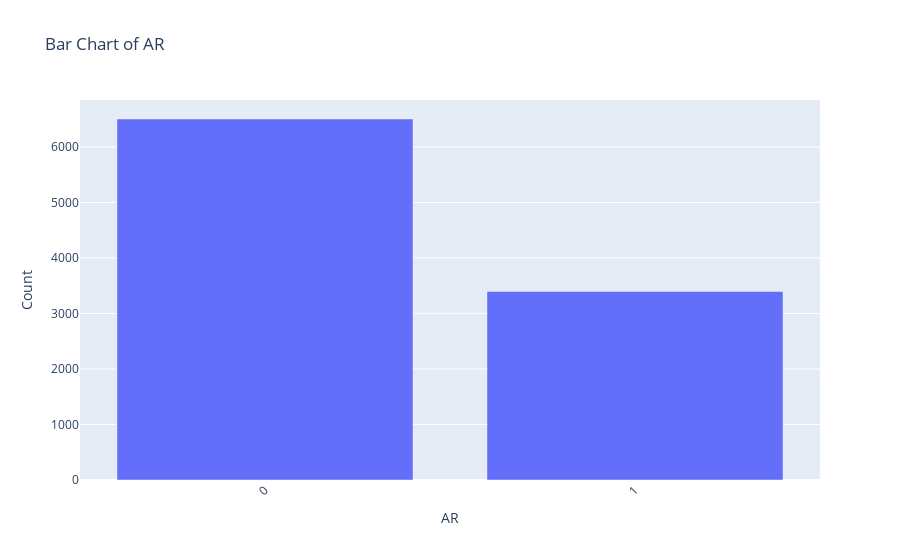
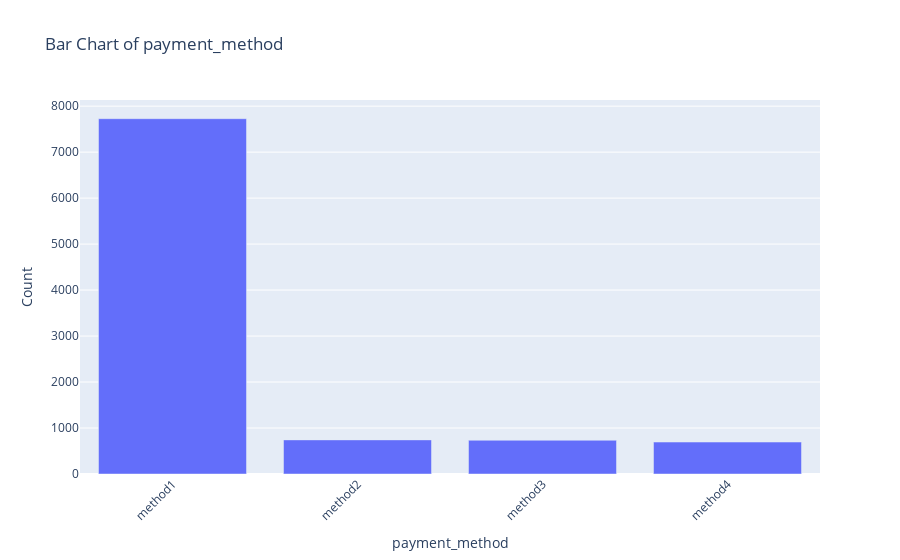
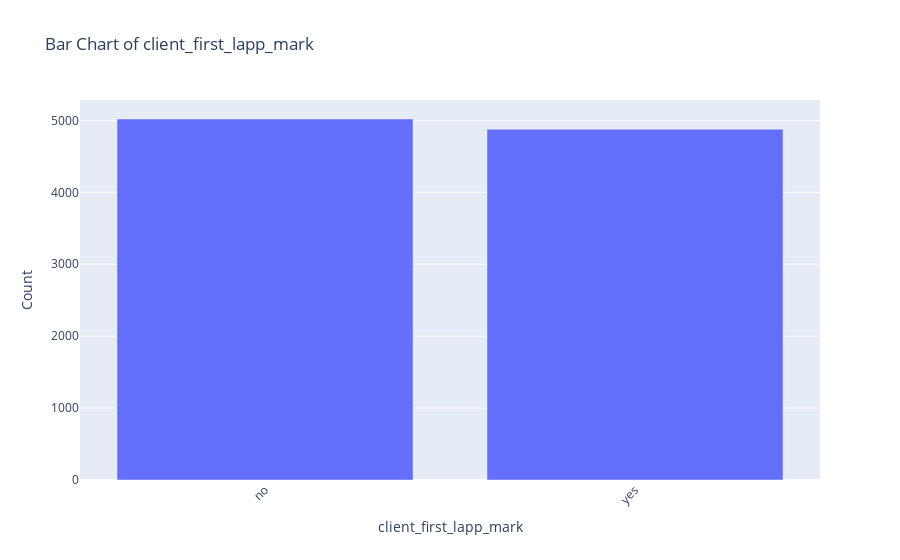
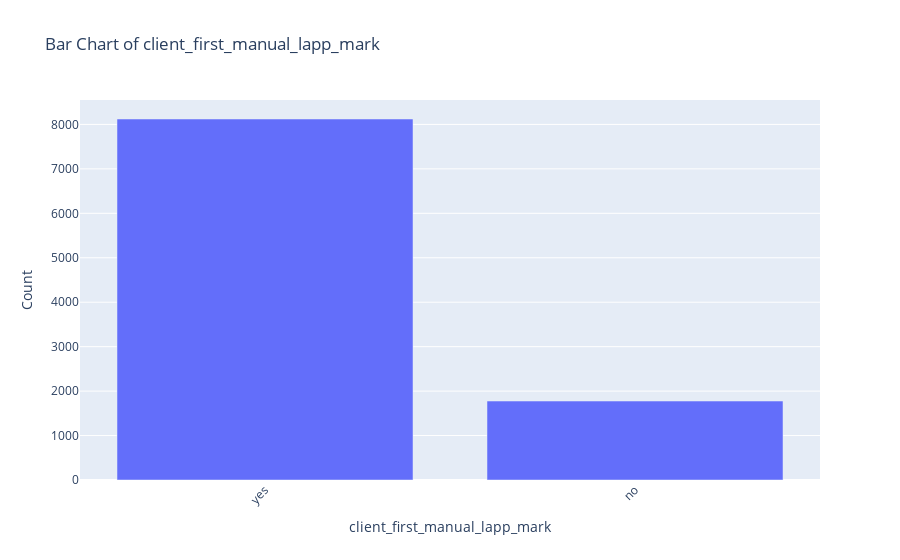

Write notebook code for charts like these, in order.
### Markdown cell above
## Data imbalance check

### Code cell
for category in categorical_features:
    create_bar_chart(data,category)
    print(data[category].value_counts(normalize=True)*100)

### Figure 1 — Plotly figure (JSON) as saved in the notebook; plotly's stock layout.template omitted (floating-point values rounded to 4 significant figures)
{"data": [{"alignmentgroup": "True", "hovertemplate": "AR=%{x}<br>Count=%{y}<extra></extra>", "legendgroup": "", "marker": {"color": "#636efa", "pattern": {"shape": ""}}, "name": "", "offsetgroup": "", "orientation": "v", "showlegend": false, "textposition": "auto", "type": "bar", "x": ["0", "1"], "xaxis": "x", "y": [6503, 3395], "yaxis": "y"}], "layout": {"barmode": "relative", "legend": {"tracegroupgap": 0}, "title": {"text": "Bar Chart of AR"}, "xaxis": {"anchor": "y", "domain": [0, 1], "tickangle": -45, "title": {"text": "AR"}}, "yaxis": {"anchor": "x", "domain": [0, 1], "title": {"text": "Count"}}}}

### Figure 2 — Plotly figure (JSON) as saved in the notebook; plotly's stock layout.template omitted (floating-point values rounded to 4 significant figures)
{"data": [{"alignmentgroup": "True", "hovertemplate": "payment_method=%{x}<br>Count=%{y}<extra></extra>", "legendgroup": "", "marker": {"color": "#636efa", "pattern": {"shape": ""}}, "name": "", "offsetgroup": "", "orientation": "v", "showlegend": false, "textposition": "auto", "type": "bar", "x": ["method1", "method2", "method3", "method4"], "xaxis": "x", "y": [7727, 742, 734, 695], "yaxis": "y"}], "layout": {"barmode": "relative", "legend": {"tracegroupgap": 0}, "title": {"text": "Bar Chart of payment_method"}, "xaxis": {"anchor": "y", "domain": [0, 1], "tickangle": -45, "title": {"text": "payment_method"}}, "yaxis": {"anchor": "x", "domain": [0, 1], "title": {"text": "Count"}}}}

### Figure 3 — Plotly figure (JSON) as saved in the notebook; plotly's stock layout.template omitted (floating-point values rounded to 4 significant figures)
{"data": [{"alignmentgroup": "True", "hovertemplate": "client_first_lapp_mark=%{x}<br>Count=%{y}<extra></extra>", "legendgroup": "", "marker": {"color": "#636efa", "pattern": {"shape": ""}}, "name": "", "offsetgroup": "", "orientation": "v", "showlegend": false, "textposition": "auto", "type": "bar", "x": ["no", "yes"], "xaxis": "x", "y": [5020, 4878], "yaxis": "y"}], "layout": {"barmode": "relative", "legend": {"tracegroupgap": 0}, "title": {"text": "Bar Chart of client_first_lapp_mark"}, "xaxis": {"anchor": "y", "domain": [0, 1], "tickangle": -45, "title": {"text": "client_first_lapp_mark"}}, "yaxis": {"anchor": "x", "domain": [0, 1], "title": {"text": "Count"}}}}

### Figure 4 — Plotly figure (JSON) as saved in the notebook; plotly's stock layout.template omitted (floating-point values rounded to 4 significant figures)
{"data": [{"alignmentgroup": "True", "hovertemplate": "client_first_manual_lapp_mark=%{x}<br>Count=%{y}<extra></extra>", "legendgroup": "", "marker": {"color": "#636efa", "pattern": {"shape": ""}}, "name": "", "offsetgroup": "", "orientation": "v", "showlegend": false, "textposition": "auto", "type": "bar", "x": ["yes", "no"], "xaxis": "x", "y": [8122, 1776], "yaxis": "y"}], "layout": {"barmode": "relative", "legend": {"tracegroupgap": 0}, "title": {"text": "Bar Chart of client_first_manual_lapp_mark"}, "xaxis": {"anchor": "y", "domain": [0, 1], "tickangle": -45, "title": {"text": "client_first_manual_lapp_mark"}}, "yaxis": {"anchor": "x", "domain": [0, 1], "title": {"text": "Count"}}}}
